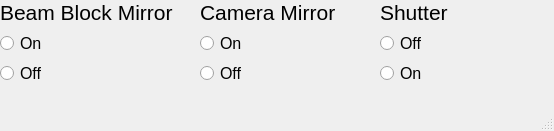
<?xml version="1.0" encoding="UTF-8"?>
<ui version="4.0">
 <class>MainWindow</class>
 <widget class="QMainWindow" name="MainWindow">
  <property name="geometry">
   <rect>
    <x>0</x>
    <y>0</y>
    <width>554</width>
    <height>131</height>
   </rect>
  </property>
  <property name="windowTitle">
   <string>Flipper Mirror</string>
  </property>
  <widget class="QWidget" name="centralwidget">
   <widget class="QWidget" name="layoutWidget">
    <property name="geometry">
     <rect>
      <x>0</x>
      <y>0</y>
      <width>174</width>
      <height>85</height>
     </rect>
    </property>
    <layout class="QVBoxLayout" name="verticalLayout_2">
     <item>
      <widget class="QLabel" name="label">
       <property name="font">
        <font>
         <pointsize>16</pointsize>
        </font>
       </property>
       <property name="text">
        <string>Beam Block Mirror</string>
       </property>
      </widget>
     </item>
     <item>
      <widget class="QRadioButton" name="onButton_1">
       <property name="font">
        <font>
         <pointsize>12</pointsize>
        </font>
       </property>
       <property name="text">
        <string>On</string>
       </property>
      </widget>
     </item>
     <item>
      <widget class="QRadioButton" name="offButton_1">
       <property name="font">
        <font>
         <pointsize>12</pointsize>
        </font>
       </property>
       <property name="text">
        <string>Off</string>
       </property>
      </widget>
     </item>
    </layout>
   </widget>
   <widget class="QWidget" name="verticalLayoutWidget">
    <property name="geometry">
     <rect>
      <x>200</x>
      <y>0</y>
      <width>160</width>
      <height>85</height>
     </rect>
    </property>
    <layout class="QVBoxLayout" name="verticalLayout">
     <item>
      <widget class="QLabel" name="label_2">
       <property name="font">
        <font>
         <pointsize>16</pointsize>
        </font>
       </property>
       <property name="text">
        <string>Camera Mirror</string>
       </property>
      </widget>
     </item>
     <item>
      <widget class="QRadioButton" name="onButton_2">
       <property name="font">
        <font>
         <pointsize>12</pointsize>
        </font>
       </property>
       <property name="text">
        <string>On</string>
       </property>
      </widget>
     </item>
     <item>
      <widget class="QRadioButton" name="offButton_2">
       <property name="font">
        <font>
         <pointsize>12</pointsize>
        </font>
       </property>
       <property name="text">
        <string>Off</string>
       </property>
      </widget>
     </item>
    </layout>
   </widget>
   <widget class="QWidget" name="verticalLayoutWidget_2">
    <property name="geometry">
     <rect>
      <x>380</x>
      <y>0</y>
      <width>160</width>
      <height>85</height>
     </rect>
    </property>
    <layout class="QVBoxLayout" name="verticalLayout_3">
     <item>
      <widget class="QLabel" name="label_3">
       <property name="font">
        <font>
         <pointsize>16</pointsize>
        </font>
       </property>
       <property name="text">
        <string>Shutter</string>
       </property>
      </widget>
     </item>
     <item>
      <widget class="QRadioButton" name="offButton_3">
       <property name="font">
        <font>
         <pointsize>12</pointsize>
        </font>
       </property>
       <property name="text">
        <string>Off</string>
       </property>
      </widget>
     </item>
     <item>
      <widget class="QRadioButton" name="onButton_3">
       <property name="font">
        <font>
         <pointsize>12</pointsize>
        </font>
       </property>
       <property name="text">
        <string>On</string>
       </property>
      </widget>
     </item>
    </layout>
   </widget>
  </widget>
  <widget class="QMenuBar" name="menubar">
   <property name="geometry">
    <rect>
     <x>0</x>
     <y>0</y>
     <width>554</width>
     <height>21</height>
    </rect>
   </property>
  </widget>
  <widget class="QStatusBar" name="statusbar"/>
 </widget>
 <resources/>
 <connections/>
</ui>
